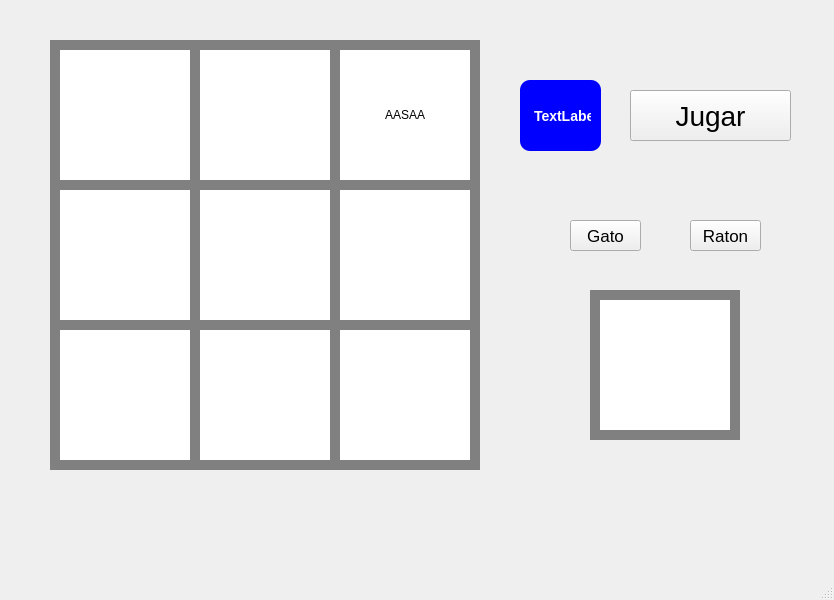
<?xml version="1.0" encoding="UTF-8"?>
<ui version="4.0">
 <class>MainWindow</class>
 <widget class="QMainWindow" name="MainWindow">
  <property name="geometry">
   <rect>
    <x>0</x>
    <y>0</y>
    <width>834</width>
    <height>600</height>
   </rect>
  </property>
  <property name="windowTitle">
   <string>MainWindow</string>
  </property>
  <widget class="QWidget" name="centralwidget">
   <widget class="QPushButton" name="pushButton">
    <property name="geometry">
     <rect>
      <x>630</x>
      <y>90</y>
      <width>161</width>
      <height>51</height>
     </rect>
    </property>
    <property name="font">
     <font>
      <pointsize>21</pointsize>
     </font>
    </property>
    <property name="text">
     <string>Jugar</string>
    </property>
   </widget>
   <widget class="QToolButton" name="A1">
    <property name="geometry">
     <rect>
      <x>50</x>
      <y>40</y>
      <width>150</width>
      <height>150</height>
     </rect>
    </property>
    <property name="styleSheet">
     <string notr="true">background-color: rgb(255, 255, 255);
border: 10px solid grey;
border-radius: 0px;</string>
    </property>
    <property name="text">
     <string/>
    </property>
    <property name="icon">
     <iconset>
      <normaloff>:/newPrefix/069123fb-1355-4d57-92c9-06c0f0f1375b.webp</normaloff>:/newPrefix/069123fb-1355-4d57-92c9-06c0f0f1375b.webp</iconset>
    </property>
    <property name="iconSize">
     <size>
      <width>150</width>
      <height>150</height>
     </size>
    </property>
   </widget>
   <widget class="QToolButton" name="A2">
    <property name="geometry">
     <rect>
      <x>190</x>
      <y>40</y>
      <width>150</width>
      <height>150</height>
     </rect>
    </property>
    <property name="styleSheet">
     <string notr="true">background-color: rgb(255, 255, 255);
border: 10px solid grey;
border-radius: 0px;</string>
    </property>
    <property name="text">
     <string/>
    </property>
    <property name="icon">
     <iconset>
      <normaloff>:/newPrefix/069123fb-1355-4d57-92c9-06c0f0f1375b.webp</normaloff>:/newPrefix/069123fb-1355-4d57-92c9-06c0f0f1375b.webp</iconset>
    </property>
    <property name="iconSize">
     <size>
      <width>150</width>
      <height>150</height>
     </size>
    </property>
   </widget>
   <widget class="QToolButton" name="A3">
    <property name="geometry">
     <rect>
      <x>330</x>
      <y>40</y>
      <width>150</width>
      <height>150</height>
     </rect>
    </property>
    <property name="styleSheet">
     <string notr="true">background-color: rgb(255, 255, 255);
border: 10px solid grey;
border-radius: 0px;</string>
    </property>
    <property name="text">
     <string>AASAA</string>
    </property>
    <property name="icon">
     <iconset>
      <normaloff>:/newPrefix/069123fb-1355-4d57-92c9-06c0f0f1375b.webp</normaloff>:/newPrefix/069123fb-1355-4d57-92c9-06c0f0f1375b.webp</iconset>
    </property>
    <property name="iconSize">
     <size>
      <width>150</width>
      <height>150</height>
     </size>
    </property>
   </widget>
   <widget class="QToolButton" name="B3">
    <property name="geometry">
     <rect>
      <x>330</x>
      <y>180</y>
      <width>150</width>
      <height>150</height>
     </rect>
    </property>
    <property name="styleSheet">
     <string notr="true">background-color: rgb(255, 255, 255);
border: 10px solid grey;
border-radius: 0px;</string>
    </property>
    <property name="text">
     <string/>
    </property>
    <property name="icon">
     <iconset>
      <normaloff>:/newPrefix/069123fb-1355-4d57-92c9-06c0f0f1375b.webp</normaloff>:/newPrefix/069123fb-1355-4d57-92c9-06c0f0f1375b.webp</iconset>
    </property>
    <property name="iconSize">
     <size>
      <width>150</width>
      <height>150</height>
     </size>
    </property>
   </widget>
   <widget class="QToolButton" name="B2">
    <property name="geometry">
     <rect>
      <x>190</x>
      <y>180</y>
      <width>150</width>
      <height>150</height>
     </rect>
    </property>
    <property name="styleSheet">
     <string notr="true">background-color: rgb(255, 255, 255);
border: 10px solid grey;
border-radius: 0px;</string>
    </property>
    <property name="text">
     <string/>
    </property>
    <property name="icon">
     <iconset>
      <normaloff>:/newPrefix/069123fb-1355-4d57-92c9-06c0f0f1375b.webp</normaloff>:/newPrefix/069123fb-1355-4d57-92c9-06c0f0f1375b.webp</iconset>
    </property>
    <property name="iconSize">
     <size>
      <width>150</width>
      <height>150</height>
     </size>
    </property>
   </widget>
   <widget class="QToolButton" name="B1">
    <property name="geometry">
     <rect>
      <x>50</x>
      <y>180</y>
      <width>150</width>
      <height>150</height>
     </rect>
    </property>
    <property name="styleSheet">
     <string notr="true">background-color: rgb(255, 255, 255);
border: 10px solid grey;
border-radius: 0px;</string>
    </property>
    <property name="text">
     <string/>
    </property>
    <property name="icon">
     <iconset>
      <normaloff>:/newPrefix/069123fb-1355-4d57-92c9-06c0f0f1375b.webp</normaloff>:/newPrefix/069123fb-1355-4d57-92c9-06c0f0f1375b.webp</iconset>
    </property>
    <property name="iconSize">
     <size>
      <width>150</width>
      <height>150</height>
     </size>
    </property>
   </widget>
   <widget class="QToolButton" name="C3">
    <property name="geometry">
     <rect>
      <x>330</x>
      <y>320</y>
      <width>150</width>
      <height>150</height>
     </rect>
    </property>
    <property name="styleSheet">
     <string notr="true">background-color: rgb(255, 255, 255);
border: 10px solid grey;
border-radius: 0px;</string>
    </property>
    <property name="text">
     <string/>
    </property>
    <property name="icon">
     <iconset>
      <normaloff>:/newPrefix/069123fb-1355-4d57-92c9-06c0f0f1375b.webp</normaloff>:/newPrefix/069123fb-1355-4d57-92c9-06c0f0f1375b.webp</iconset>
    </property>
    <property name="iconSize">
     <size>
      <width>150</width>
      <height>150</height>
     </size>
    </property>
   </widget>
   <widget class="QToolButton" name="C2">
    <property name="geometry">
     <rect>
      <x>190</x>
      <y>320</y>
      <width>150</width>
      <height>150</height>
     </rect>
    </property>
    <property name="styleSheet">
     <string notr="true">background-color: rgb(255, 255, 255);
border: 10px solid grey;
border-radius: 0px;</string>
    </property>
    <property name="text">
     <string/>
    </property>
    <property name="icon">
     <iconset>
      <normaloff>:/newPrefix/069123fb-1355-4d57-92c9-06c0f0f1375b.webp</normaloff>:/newPrefix/069123fb-1355-4d57-92c9-06c0f0f1375b.webp</iconset>
    </property>
    <property name="iconSize">
     <size>
      <width>150</width>
      <height>150</height>
     </size>
    </property>
   </widget>
   <widget class="QToolButton" name="C1">
    <property name="geometry">
     <rect>
      <x>50</x>
      <y>320</y>
      <width>150</width>
      <height>150</height>
     </rect>
    </property>
    <property name="styleSheet">
     <string notr="true">background-color: rgb(255, 255, 255);
border: 10px solid grey;
border-radius: 0px;</string>
    </property>
    <property name="text">
     <string/>
    </property>
    <property name="icon">
     <iconset>
      <normaloff>:/newPrefix/069123fb-1355-4d57-92c9-06c0f0f1375b.webp</normaloff>:/newPrefix/069123fb-1355-4d57-92c9-06c0f0f1375b.webp</iconset>
    </property>
    <property name="iconSize">
     <size>
      <width>150</width>
      <height>150</height>
     </size>
    </property>
   </widget>
   <widget class="QPushButton" name="btn_gato">
    <property name="geometry">
     <rect>
      <x>570</x>
      <y>220</y>
      <width>71</width>
      <height>31</height>
     </rect>
    </property>
    <property name="font">
     <font>
      <pointsize>13</pointsize>
     </font>
    </property>
    <property name="text">
     <string>Gato</string>
    </property>
   </widget>
   <widget class="QPushButton" name="btn_raton">
    <property name="geometry">
     <rect>
      <x>690</x>
      <y>220</y>
      <width>71</width>
      <height>31</height>
     </rect>
    </property>
    <property name="font">
     <font>
      <pointsize>13</pointsize>
     </font>
    </property>
    <property name="text">
     <string>Raton</string>
    </property>
   </widget>
   <widget class="QToolButton" name="Image">
    <property name="geometry">
     <rect>
      <x>590</x>
      <y>290</y>
      <width>150</width>
      <height>150</height>
     </rect>
    </property>
    <property name="styleSheet">
     <string notr="true">background-color: rgb(255, 255, 255);
border: 10px solid grey;
border-radius: 0px;</string>
    </property>
    <property name="text">
     <string/>
    </property>
    <property name="icon">
     <iconset resource="Recursos.qrc">
      <normaloff>:/Images/Raton.png</normaloff>:/Images/Raton.png</iconset>
    </property>
    <property name="iconSize">
     <size>
      <width>150</width>
      <height>150</height>
     </size>
    </property>
   </widget>
   <widget class="QLabel" name="label">
    <property name="geometry">
     <rect>
      <x>520</x>
      <y>80</y>
      <width>81</width>
      <height>71</height>
     </rect>
    </property>
    <property name="styleSheet">
     <string notr="true">
            background-color: rgb(0, 0, 255);
            color: white;
            font: bold 14px;
            border-radius: 10px;
            padding: 10px;</string>
    </property>
    <property name="text">
     <string>TextLabel</string>
    </property>
   </widget>
  </widget>
  <widget class="QMenuBar" name="menubar">
   <property name="geometry">
    <rect>
     <x>0</x>
     <y>0</y>
     <width>834</width>
     <height>26</height>
    </rect>
   </property>
  </widget>
  <widget class="QStatusBar" name="statusbar"/>
 </widget>
 <resources>
  <include location="Recursos.qrc"/>
 </resources>
 <connections/>
</ui>
